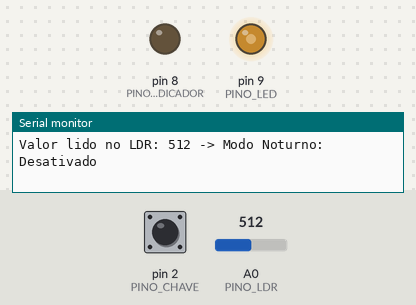
This sketch was run on a simulated Arduino Uno, built with avr-gcc and run on an emulated ATmega328P. On the bench: output pins drawn as LEDs (lit = HIGH), the last lines printed to the serial monitor. The inputs (shaded band) are chosen by the test bench; at power-on: A0 (PINO_LDR) = 512, pin 2 (PINO_CHAVE) HIGH.

Above: at 1.2 s.
1.3 s: A0 (PINO_LDR) set to 1023
At 1.9 s:
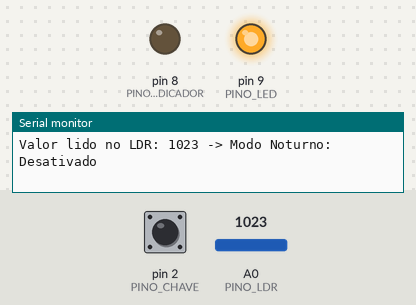
2.8 s: pin 2 (PINO_CHAVE) pulled LOW for 0.15 s
At 2.92 s:
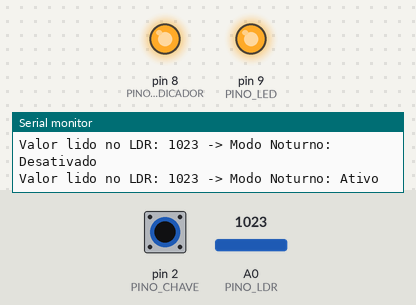
4.5 s: A0 (PINO_LDR) set to 0
At 5.2 s:
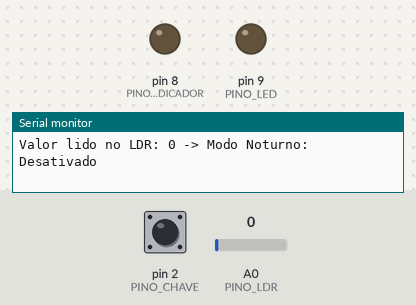
6.0 s: A0 (PINO_LDR) set to 8
At 6.7 s:
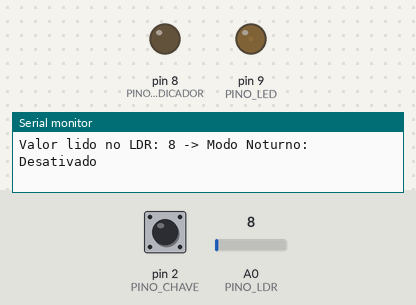
7.5 s: A0 (PINO_LDR) set to 11
At 8.2 s:
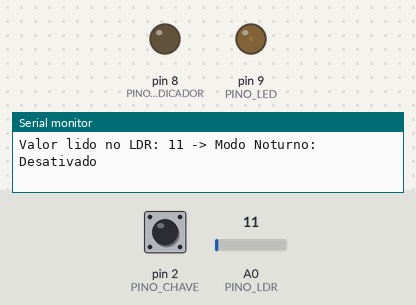
10.5 s: A0 (PINO_LDR) set to 610
At 11.2 s:
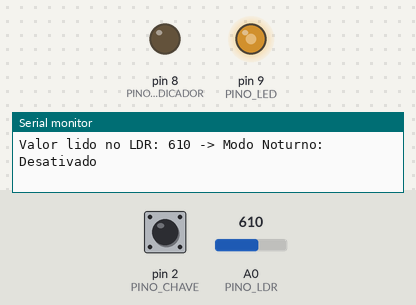
Timing chart, 0 to 13.0 s (numbered marks = the images above; inputs shaded):
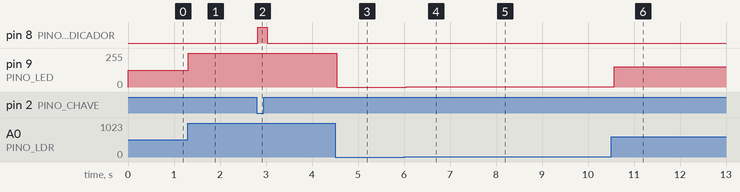

The sketch:

EX14-Rele-fotoeletrico-PWM.ino
```cpp
/*
  Controle de Brilho de LED com LDR e Modo Noturno
  Este exemplo demonstra como utilizar um sensor LDR para ajustar o brilho de um LED,
  com a opção de ativar um modo noturno através de uma chave.

  Elaborado/Adaptado por Epaminondas Lage
*/

// Definição dos pinos
const int PINO_LED = 9;           // Pino PWM conectado ao LED
const int PINO_LDR = A0;          // Pino analógico conectado ao LDR
const int PINO_CHAVE = 2;         // Pino digital conectado à chave
const int PINO_LED_INDICADOR = 8; // Pino digital conectado ao LED indicador

// Constantes para o limiar e o intervalo de tempo
const int LIMIAR = 600;   // Valor de limiar para determinar escuridão
const int INTERVALO = 100; // Intervalo de tempo para o delay em milissegundos

void setup() {
  // Configuração dos pinos
  pinMode(PINO_LED, OUTPUT);          // Define a porta como saída
  pinMode(PINO_LDR, INPUT);            // Define a porta como entrada
  pinMode(PINO_CHAVE, INPUT_PULLUP);   // Define a porta da chave como entrada com pull-up interno
  pinMode(PINO_LED_INDICADOR, OUTPUT); // Define a porta do LED indicador como saída

  // Inicialização da comunicação serial para depuração (opcional)
  Serial.begin(9600);
}

void loop() {
  // Lê o estado da chave
  bool modoNoturno = !digitalRead(PINO_CHAVE); // Chave ativada retorna LOW

  // Atualiza o LED indicador baseado no modo
  digitalWrite(PINO_LED_INDICADOR, modoNoturno ? HIGH : LOW);

  // Lê o valor na porta analógica (valor lido em bits que vai de 0 a 1023)
  int leituraLDR = analogRead(PINO_LDR);

  // Imprime o valor lido e o estado do modo para depuração (opcional)
  Serial.print("Valor lido no LDR: ");
  Serial.print(leituraLDR);
  Serial.print(" -> Modo Noturno: ");
  Serial.println(modoNoturno ? "Ativo" : "Desativado");

  if (modoNoturno) {
    // Modo noturno: LED com intensidade máxima
    analogWrite(PINO_LED, 255); // Intensidade máxima
  } else {
    // Modo automático: ajusta a intensidade do LED baseado no LDR
    int valorPWM = map(leituraLDR, 0, 1023, 0, 255);
    analogWrite(PINO_LED, valorPWM);
  }

  // Pequena pausa para estabilidade
  delay(INTERVALO);
}
```

Measured:
- after the input at 1.3 s, pin 9 (PINO_LED): 127/255 → 255/255 at once
- after the input at 2.8 s, pin 8 (PINO_LED_INDICADOR): LOW → HIGH at once, → LOW 0.20 s later
- after the input at 4.5 s, pin 9 (PINO_LED): 255/255 → 0/255 at once
- after the input at 6.0 s, pin 9 (PINO_LED): 0/255 → 1/255 at once
- after the input at 7.5 s, pin 9 (PINO_LED): 1/255 → 2/255 after 0.05 s
- after the input at 10.5 s, pin 9 (PINO_LED): 2/255 → 152/255 after 0.07 s
